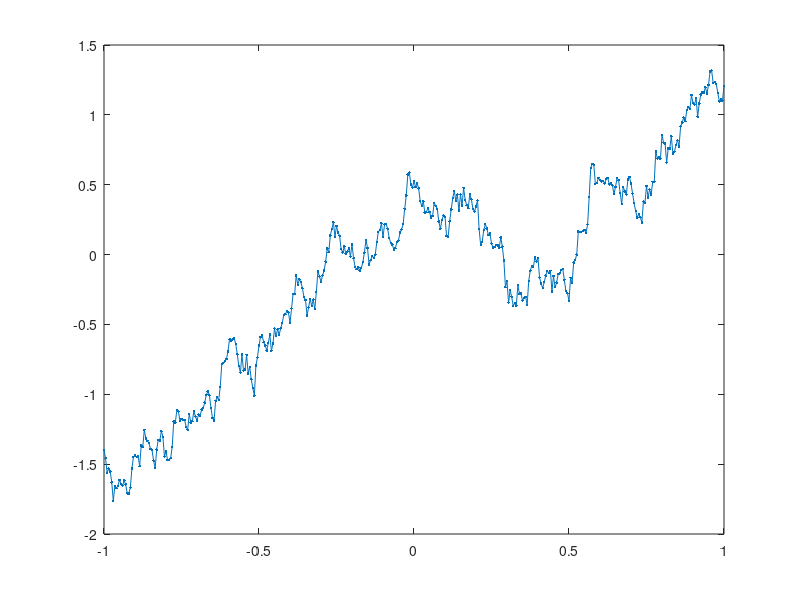

MATLAB code to generate this figure:
% clear
kernel =2;
%  j=parallel.cluster.Local
%  j.NumWorkers=4
%  matlabpool
switch kernel
    case 1; k=@(x,y) 1*x'*y;
    case 2; k=@(x,y) 1*min(x,y);
    case 3; k=@(x,y) exp(-100*(x-y)'*(x-y));
    case 4; k=@(x,y) exp(-1*sqrt((x-y)'*(x-y)));
    case 5; k=@(x,y) exp(-1*sin(5*pi*(x-y))^2);
    case 6; k=@(x,y) exp(-100*min(abs(x-y),abs(x+y)));    
end

x=-1:0.005:1;
n=length(x);

C=zeros(n,n);
parfor i=1:n
    for j=1:n
        
        C(i,j)=k(x(i),x(j));
    end
end

u=randn(n,1);
[A S B]=svd(C);
z=A*sqrt(S)*u;

figure(2);%hold on;%clf
plot(x,z,'.-')
% axis([0,1,-2,2])